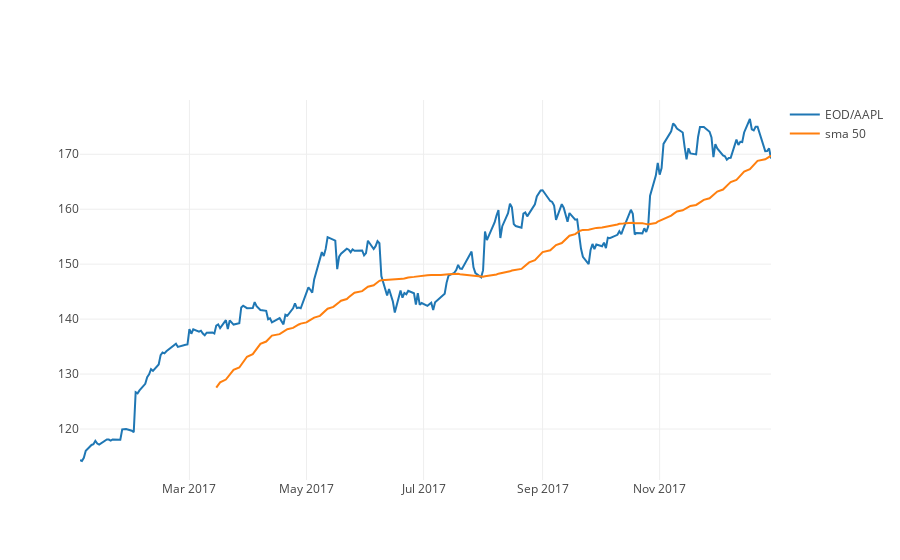

Here is the notebook cell this chart was saved with:
### Code cell
trace1 = go.Scatter(
    x = data.index,
    y = data['Adj_Close'],
    name=QUANDL_CODE
)

trace2 = go.Scatter(
    x = data.index,
    y = sma,
    name= "sma "+str(NO_OF_DAYS)
)

equity_plot = [trace1,trace2]

py.iplot(equity_plot, filename='sma-'+str(NO_OF_DAYS))

### Figure 1 — Plotly figure (JSON) as saved in the notebook; plotly's stock layout.template omitted (floating-point values rounded to 4 significant figures; data arrays with more than 128 entries replaced by an {"elided": "..."} marker saying what was removed)
{"data": [{"name": "EOD/AAPL", "type": "scatter", "x": {"elided": "251 str values"}, "y": {"elided": "251 float values"}}, {"name": "sma 50", "type": "scatter", "x": {"elided": "251 str values"}, "y": {"elided": "251 float values"}}], "layout": {}}
